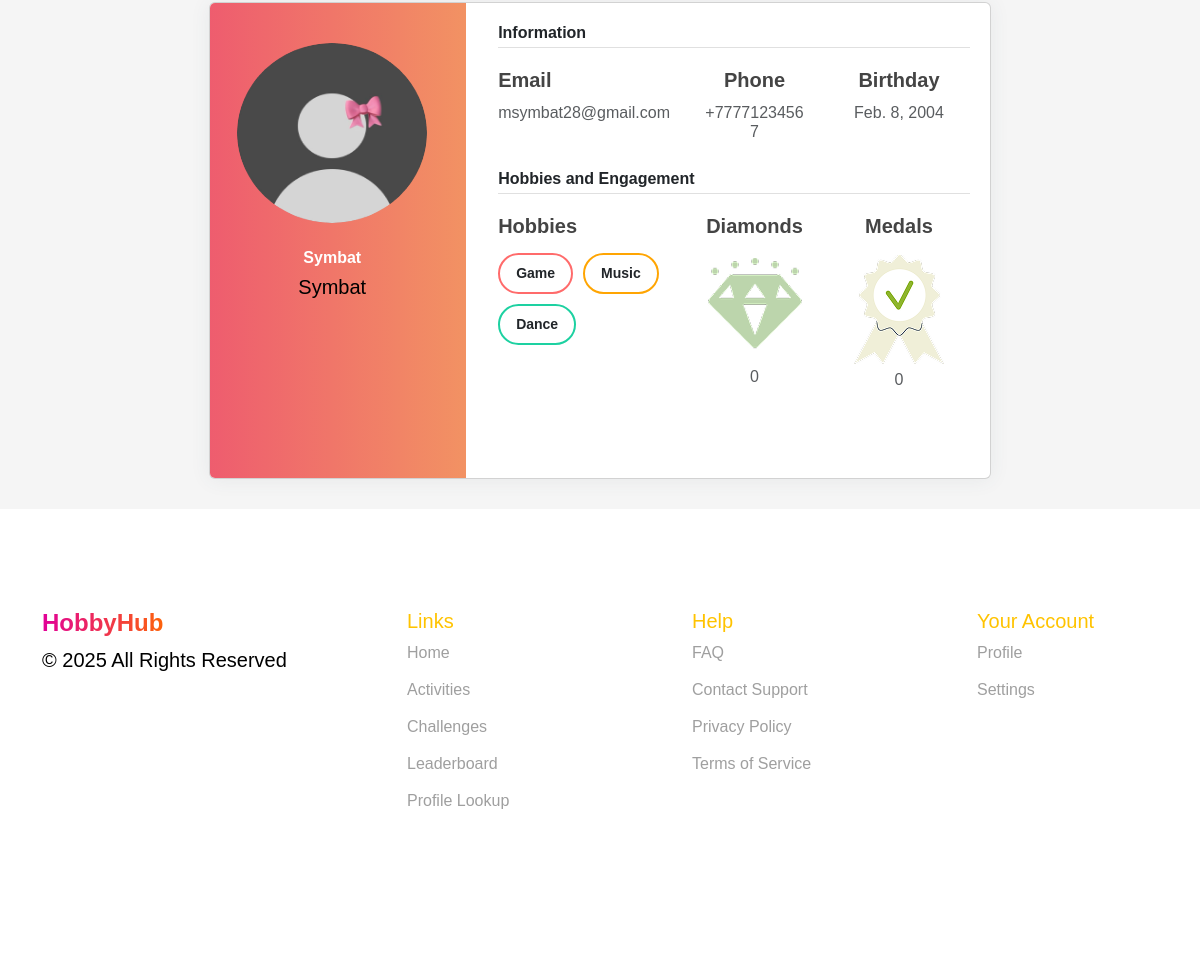
The app's page /profile_lookup/ (signed in, lower part), older data.
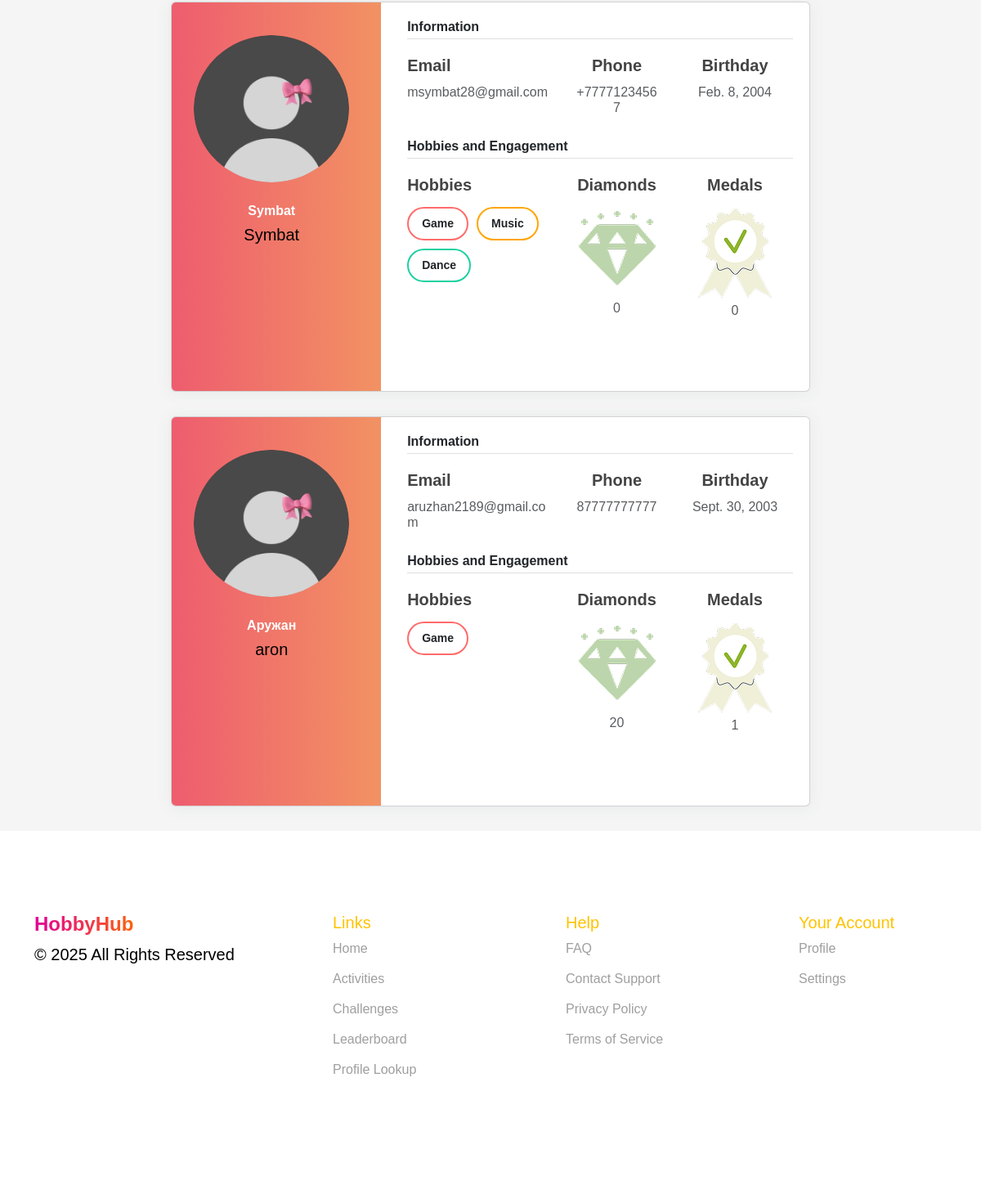
The same page, newer data.
### events/models.py (models this page shows, shortened)
class Employee(models.Model):
    nickname = models.CharField(max_length=100, primary_key=True, verbose_name="Nickname")
    name = models.CharField(max_length=255, verbose_name="Name")
    last_name = models.CharField(max_length=255, verbose_name="Last Name")
    number = models.CharField(max_length=20, verbose_name="Number")
    join_date = models.DateField(verbose_name="Join Date")
    date_of_birth = models.DateField(null=True, blank=True, verbose_name="Date of Birth")
    receive_sms_notifications = models.BooleanField(default=True, verbose_name="Receive SMS Notifications")
    receive_email_notifications = models.BooleanField(default=True, verbose_name="Receive Email Notifications")
    receive_reminders = models.BooleanField(default=True, verbose_name="Receive Reminders")
    social_id = models.CharField(max_length=255, blank=True, null=True)  # ID из социальной сети
    social_provider = models.CharField(max_length=50, blank=True, null=True)  # Провайдер (Google, Facebook и т.д.)
    company = models.ForeignKey(
        Company,
        to_field='company_id',
        on_delete=models.CASCADE,
        verbose_name="Company"
    )
    gender = models.CharField(max_length=10, choices=[('Male', 'Male'), ('Female', 'Female')], verbose_name="Gender")
    mail = models.EmailField(unique=True, verbose_name="Email")
    password = models.CharField(max_length=255, verbose_name="Password")
    is_approved = models.BooleanField(default=False, verbose_name="Approved")
    profile_photo = models.ImageField(upload_to='profile_photos/', null=True, blank=True, verbose_name="Profile Photo")
    hobbies = models.ManyToManyField(Hobby, blank=True, related_name='employees')
    diamonds = models.IntegerField(default=0, verbose_name="Diamonds")
    def completed_challenges_count(self):
        return self.challenge_progress.filter(is_completed=True).count()

class Hobby(models.Model):
    name = models.CharField(max_length=100, unique=True, verbose_name="Hobby Name")

### events/views.py (the view)
# urls.py: path('profile_lookup/', profile_lookup, name='profile_lookup'),
@role_required("employee")
@approval_required
def profile_lookup(request):
    nickname = request.session.get("nickname")
    if not nickname:
        return render(request, 'profile_lookup.html', {'employees': [], 'error': "User not found."})
    try:
        current_user = Employee.objects.filter(nickname=nickname).first()
        if not current_user:
            return render(request, 'profile_lookup.html', {'employees': [], 'error': "User not found."})
        employees = Employee.objects.filter(company=current_user.company, is_approved=True)
        hobbies = current_user.hobbies.all()
    except Employee.DoesNotExist:
        employees = []
        hobbies = []
    return render(request, 'profile_lookup.html', {
        'employees': employees,
        'hobbies': hobbies
    })

### events/views.py (called while the page is built)
def role_required(role):
    def decorator(view_func):
        @wraps(view_func)
        def wrapper(request, *args, **kwargs):
            if role == "employee" and not request.session.get("nickname"):
                return redirect(f"/sign_in/?next={request.get_full_path()}")
            if role == "organizer" and not request.session.get("company_id"):
                return redirect(f"/sign_in/?next={request.get_full_path()}")
            return view_func(request, *args, **kwargs)
        return wrapper
    return decorator

def approval_required(view_func):
    @wraps(view_func)
    def _wrapped_view(request, *args, **kwargs):
        nickname = request.session.get("nickname")
        if not nickname:
            return redirect("sign_in")
        user = Employee.objects.filter(nickname=nickname).first()
        if not user or not user.is_approved:
            return redirect("")
        return view_func(request, *args, **kwargs)
    return _wrapped_view

### events/templates/profile_lookup.html (shortened to what the changed rows need)
{% extends 'user_base.html' %}
{% load static %}
{% block extra_css %}
    <link rel="stylesheet" href="{% static 'css/profile_lookup.css' %}">
    <link rel="stylesheet" href="{% static 'css/sass_styles.css' %}">
    <link rel="stylesheet" href="https://cdn.jsdelivr.net/npm/bootstrap@5.3.0/dist/css/bootstrap.min.css">
    <link rel="stylesheet" href="{% static 'css/organizer-styles.css' %}">
    <link href="https://fonts.cdnfonts.com/css/gilroy-bold" rel="stylesheet">
    <link rel="stylesheet" href="https://cdn.jsdelivr.net/npm/swiper/swiper-bundle.min.css">
    {% endblock %}
{% block content %}
    <section class="profile_lookup">
        <div class="profiles">
            <div class="cards">
                {% for employee in employees %}
                <div class="card user-card-full">
                    <div class="row m-l-0 m-r-0">
                        <div class="col-sm-4 bg-c-lite-green user-profile">
                            <div class="card-block text-center text-white">
                                <div class="m-b-25">
                                    <img src="{% if employee.profile_photo %}{{ employee.profile_photo.url }}{% else %}{% static 'images/profile_photo.png' %}{% endif %}" class="img-radius" alt="User-Profile-Image">
                                </div>
                                <h6 class="f-w-600">{{ employee.name }}</h6>
                                <p>{{ employee.nickname }}</p>
                            </div>
                        </div>
                        <div class="col-sm-8">
                            <div class="card-block">
                                <h6 class="m-b-20 p-b-5 b-b-default f-w-600">Information</h6>
                                <div class="row">
                                    <div class="col-sm-5">
                                        <p class="m-b-10 f-w-600">Email</p>
                                        <h6 class="text-muted f-w-400">{{ employee.mail }}</h6>
                                    </div>
                                    <div class="col-sm-3">
                                        <p class="m-b-10 f-w-600">Phone</p>
                                        <h6 class="text-muted f-w-400">{{ employee.number }}</h6>
                                    </div>
                                    <div class="col-sm-4">
                                        <p class="m-b-10 f-w-600">Birthday</p>
                                        <h6 class="text-muted f-w-400">{{ employee.date_of_birth }}</h6>
                                    </div>
                                </div>
                                <h6 class="m-b-20 m-t-40 p-b-5 b-b-default f-w-600">Hobbies and Engagement</h6>
                                <div class="row">
                                    <div class="col-sm-5">
                                        <p class="m-b-10 f-w-600" style="padding-bottom: 4px;">Hobbies</p>
                                        <ul class="listed">
                                            {% for hobby in employee.hobbies.all %}
                                                <li>{{ hobby.name }}</li>
                                            {% endfor %}
                                        </ul>
                                    </div>
                                    <div class="col-sm-3">
                                        <p class="m-b-10 f-w-600">Diamonds</p>
                                        <img src="{% static 'images/sp_diamond.png' %}" class="img_diamond">
                                        <h6 class="text-muted f-w-400">{{ employee.diamonds }}</h6>
                                    </div>
                                    <div class="col-sm-4">
                                        <p class="m-b-10 f-w-600">Medals</p>
                                        <img src="{% static 'images/medal.png' %}" class="img_medal">
                                        <h6 class="text-muted f-w-400">{{ employee.completed_challenges_count }}</h6>                                      </div>
                                </div>
                                <ul class="social-link list-unstyled m-t-40 m-b-10">
                                    <li></li>
                                    <li></li>
                                    <li></li>
                                </ul>
                            </div>
                        </div>
                    </div>
            </div>
                {% endfor %}
            </div>
        </div>
    </section>
   {% endblock %}

Row changes from the older to the newer data that the page shows:
added Employee: name "Аружан", nickname "aron", mail "aruzhan2189@gmail.com", number "87777777777", date_of_birth "Sept. 30, 2003", diamonds "20", completed_challenges_count "1", Hobby (name "Game")
